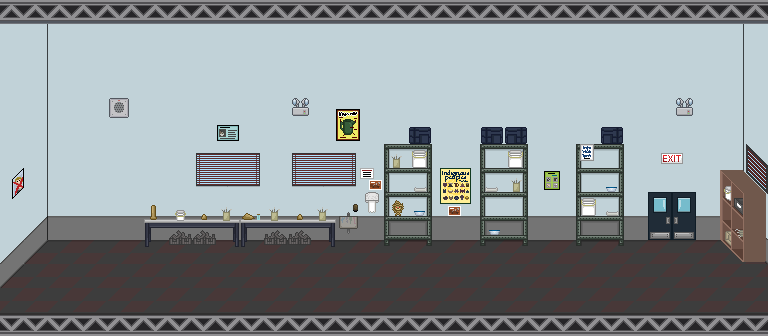

This is a level from a 2D game, rendered from its Tiled map with the project's own tilesets. A one-line summary and the map file follow, with tile-layer data summarised:
An orthogonal 32x14 tile map with 24x24 px tiles, 8 tile layers (bg, walldecor, shelves, shelfitems, ...) and 49 objects (15x sprite, 9x throwable, 2x info, door, npc).

<map version="1.0" orientation="orthogonal" width="32" height="14" tilewidth="24" tileheight="24">
 <properties>
  <property name="autosave" value="false" />
  <property name="soundtrack" value="greendale-alt" />
 </properties>
 <tileset firstgid="1" name="pottery" tilewidth="24" tileheight="24">
  <image source="../images/tilesets/pottery.png" width="288" height="240" />
 </tileset>
 <layer name="bg" width="32" height="14">
  <data>[448 cells, 448 non-empty, 10 distinct tile ids]</data>
 </layer>
 <layer name="walldecor" width="32" height="14">
  <data>[448 cells, 61 non-empty, 29 distinct tile ids]</data>
 </layer>
 <layer name="shelves" width="32" height="14">
  <data>[448 cells, 31 non-empty, 4 distinct tile ids]</data>
 </layer>
 <layer name="shelfitems" width="32" height="14">
  <data>[448 cells, 18 non-empty, 9 distinct tile ids]</data>
 </layer>
 <layer name="siding" width="32" height="14">
  <data>[448 cells, 19 non-empty, 5 distinct tile ids]</data>
 </layer>
 <layer name="seats" width="32" height="14">
  <data>[448 cells, 3 non-empty, 3 distinct tile ids]</data>
 </layer>
 <layer name="table" width="32" height="14">
  <data>[448 cells, 1 non-empty, 1 distinct tile ids]</data>
 </layer>
 <layer name="tableitems" width="32" height="14">
  <data>[448 cells, 24 non-empty, 18 distinct tile ids]</data>
 </layer>
 <objectgroup name="nodes" width="32" height="14">
  <object name="main" type="door" x="648" y="192" width="48" height="53">
   <properties>
    <property name="level" value="class-hallway-2" />
    <property name="to" value="potteryclass" />
   </properties>
  </object>
  <object name="claypot" type="throwable" x="596" y="193" width="24" height="24" />
  <object name="claypot" type="throwable" x="500" y="192" width="24" height="24" />
  <object name="claypot" type="throwable" x="483" y="144" width="24" height="24" />
  <object name="claypot" type="throwable" x="386" y="193" width="24" height="24" />
  <object name="claypot" type="throwable" x="599" y="145" width="24" height="24" />
  <object name="claypot" type="throwable" x="578" y="193" width="24" height="24" />
  <object name="claypot" type="throwable" x="578" y="169" width="24" height="24" />
  <object name="claypot" type="throwable" x="504" y="120" width="24" height="24" />
  <object name="claypot" type="throwable" x="405" y="193" width="24" height="24" />
  <object type="info" x="146" y="201" width="12" height="22">
   <properties>
    <property name="info" value="It's a vase.| Seriously, it's a vase.| Stop pulling that face, it IS just a vase.| We're serious." />
   </properties>
  </object>
  <object type="info" x="625" y="275" width="26" height="26">
   <properties>
    <property name="info" value="The remains of a mangled pot sit here.|It's where Jeff Winger usually sits..." />
   </properties>
  </object>
  <object type="sprite" x="43" y="251" width="73" height="37">
   <properties>
    <property name="depth" value="13" />
    <property name="height" value="37" />
    <property name="sheet" value="images/sprites/greendale/hollystable.png" />
    <property name="width" value="74" />
   </properties>
  </object>
  <object type="sprite" x="195" y="275" width="23" height="27">
   <properties>
    <property name="depth" value="5" />
    <property name="height" value="27" />
    <property name="sheet" value="images/sprites/greendale/potterywheel.png" />
    <property name="width" value="23" />
   </properties>
  </object>
  <object type="sprite" x="217" y="264" width="22" height="22">
   <properties>
    <property name="depth" value="5" />
    <property name="height" value="18" />
    <property name="sheet" value="images/sprites/greendale/potterywheelstool.png" />
    <property name="width" value="17" />
   </properties>
  </object>
  <object type="sprite" x="267" y="275" width="23" height="27">
   <properties>
    <property name="depth" value="5" />
    <property name="height" value="27" />
    <property name="sheet" value="images/sprites/greendale/potterywheel.png" />
    <property name="width" value="23" />
   </properties>
  </object>
  <object type="sprite" x="289" y="264" width="22" height="22">
   <properties>
    <property name="depth" value="5" />
    <property name="height" value="18" />
    <property name="sheet" value="images/sprites/greendale/potterywheelstool.png" />
    <property name="width" value="17" />
   </properties>
  </object>
  <object type="sprite" x="339" y="275" width="23" height="27">
   <properties>
    <property name="depth" value="5" />
    <property name="height" value="27" />
    <property name="sheet" value="images/sprites/greendale/potterywheel.png" />
    <property name="width" value="23" />
   </properties>
  </object>
  <object type="sprite" x="433" y="264" width="22" height="22">
   <properties>
    <property name="depth" value="5" />
    <property name="height" value="18" />
    <property name="sheet" value="images/sprites/greendale/potterywheelstool.png" />
    <property name="width" value="17" />
   </properties>
  </object>
  <object type="sprite" x="411" y="275" width="23" height="27">
   <properties>
    <property name="depth" value="5" />
    <property name="height" value="27" />
    <property name="sheet" value="images/sprites/greendale/potterywheel.png" />
    <property name="width" value="23" />
   </properties>
  </object>
  <object type="sprite" x="361" y="264" width="22" height="22">
   <properties>
    <property name="depth" value="5" />
    <property name="height" value="18" />
    <property name="sheet" value="images/sprites/greendale/potterywheelstool.png" />
    <property name="width" value="17" />
   </properties>
  </object>
  <object type="sprite" x="577" y="264" width="22" height="22">
   <properties>
    <property name="depth" value="5" />
    <property name="height" value="18" />
    <property name="sheet" value="images/sprites/greendale/potterywheelstool.png" />
    <property name="width" value="17" />
   </properties>
  </object>
  <object type="sprite" x="505" y="264" width="22" height="22">
   <properties>
    <property name="depth" value="5" />
    <property name="height" value="18" />
    <property name="sheet" value="images/sprites/greendale/potterywheelstool.png" />
    <property name="width" value="17" />
   </properties>
  </object>
  <object type="sprite" x="555" y="275" width="23" height="27">
   <properties>
    <property name="depth" value="5" />
    <property name="height" value="27" />
    <property name="sheet" value="images/sprites/greendale/potterywheel.png" />
    <property name="width" value="23" />
   </properties>
  </object>
  <object type="sprite" x="483" y="275" width="23" height="27">
   <properties>
    <property name="depth" value="5" />
    <property name="height" value="27" />
    <property name="sheet" value="images/sprites/greendale/potterywheel.png" />
    <property name="width" value="23" />
   </properties>
  </object>
  <object type="sprite" x="649" y="264" width="22" height="22">
   <properties>
    <property name="depth" value="5" />
    <property name="height" value="18" />
    <property name="sheet" value="images/sprites/greendale/potterywheelstool.png" />
    <property name="width" value="17" />
   </properties>
  </object>
  <object type="sprite" x="627" y="275" width="23" height="27">
   <properties>
    <property name="depth" value="5" />
    <property name="height" value="27" />
    <property name="sheet" value="images/sprites/greendale/potterywheelfail.png" />
    <property name="width" value="23" />
   </properties>
  </object>
  <object name="profholly" type="npc" x="158" y="215" width="48" height="48" />
 </objectgroup>
 <objectgroup name="floorspace" width="32" height="14">
  <object x="575" y="144" width="49" height="101">
   <properties>
    <property name="height" value="98" />
   </properties>
  </object>
  </objectgroup>
</map>
<!-- 20 of 49 objects omitted -->
